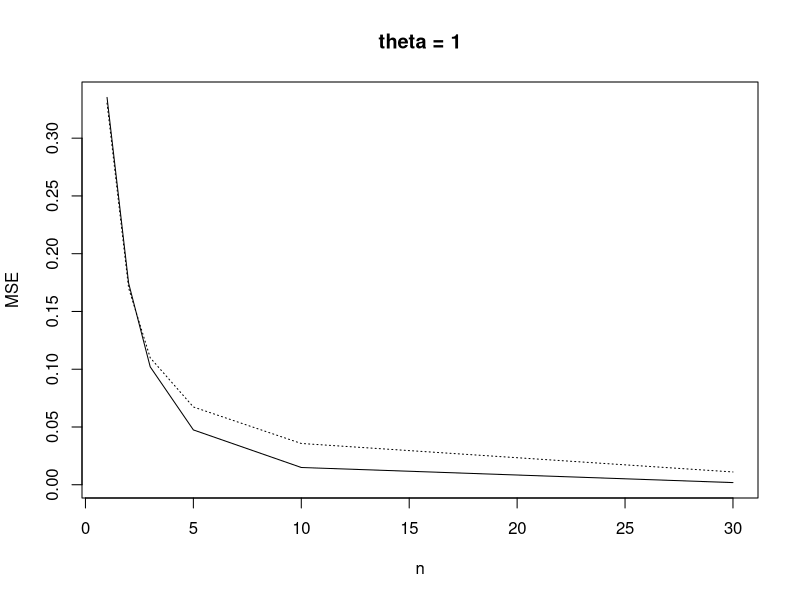
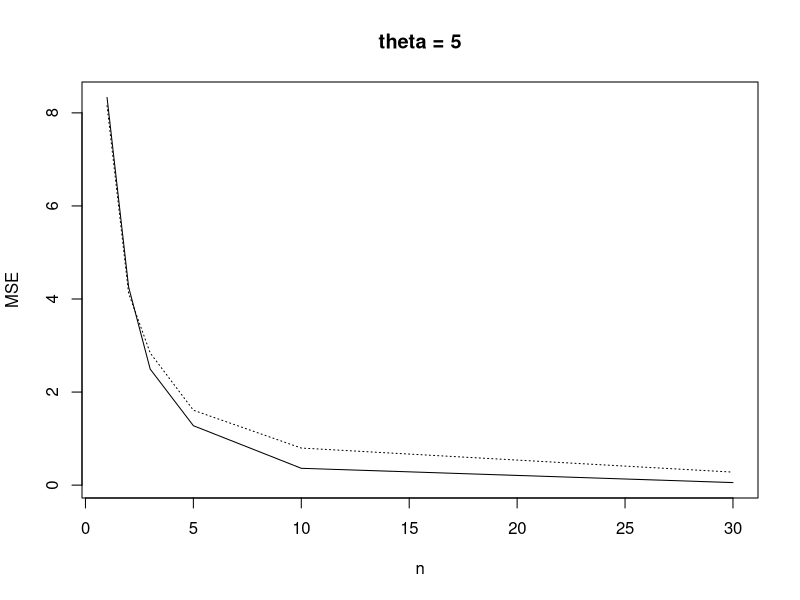
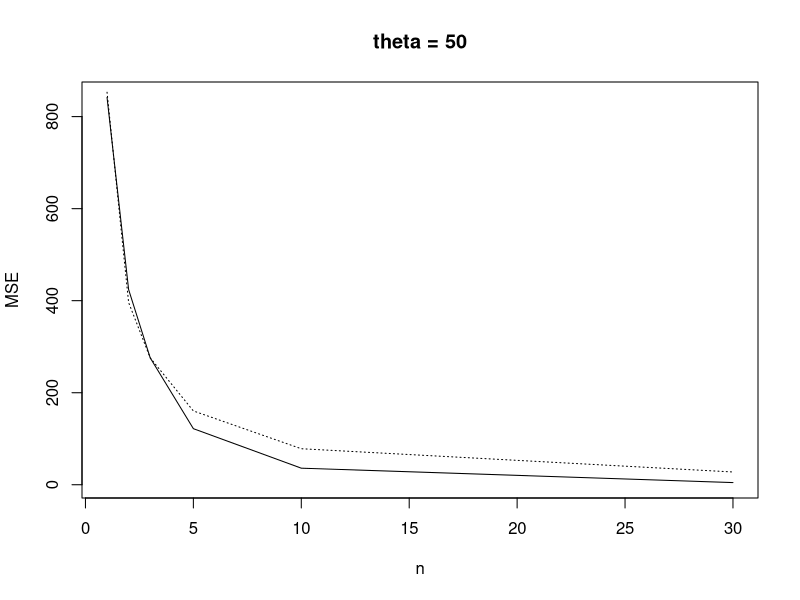
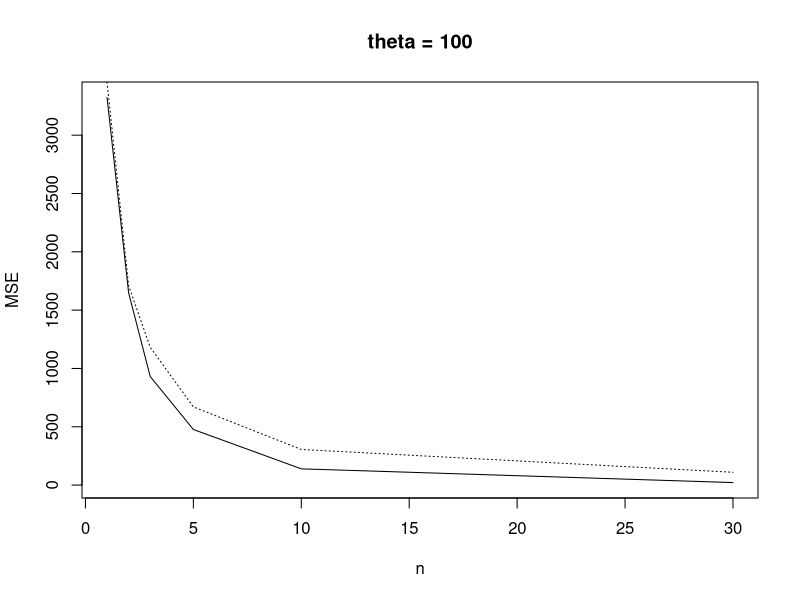

The R source for these figures, in order:
# Question 1

# given values of n 
n = c(1,2,3,5,10,30)

# given values of theta
theta = c(1,5,50,100)

set.seed(123)

# Question 1(b)
# function to obtain Maximum Likelihood Estimator
# and Method of Moments estimator

MC_simulation = function(n, theta){
  
  result = runif(n, min = 0, max = theta)
  
  # obtain thetaOne
  thetaOne = max(result)
  
  # obtain thetaTwo
  thetaTwo = 2 * (mean(result))
  
  return (c(thetaOne,thetaTwo))
}

# replicate the simulation 1000 times
MSE_method = function(n,theta){
  
  thetaEstm = replicate(1000, MC_simulation(n, theta))
  
  # compute MSE value which is for MLE and MOME 
  # for particular n, theta
  return (rowMeans((thetaEstm - theta) ^ 2))
  
}

# get the length of n and theta
nLen = length(n)
thetaLen = length(theta)


#Question 1(c)
# create two matrices of dimensions (n x theta)
# these two matrices will store MSE of MLE and MSE of MOME in
# the respective matrices for every combination of n, theta

MSE_MLE = matrix(nrow = nLen, ncol = thetaLen)
MSE_MOME  = matrix(nrow = nLen, ncol = thetaLen)

for(i in 1:nLen){
  for(j in 1:thetaLen){
    finalResult = MSE_method(n[i], theta[j])
    MSE_MLE[i,j] = finalResult[1]
    MSE_MOME[i,j] = finalResult[2]
  }
}

# display the final matrices of MLE and MOME
MSE_MLE
MSE_MOME

# graph plots for MSE of MLE and MSE of MOME for each value of theta

# for theta = 1
# solid line for MSE of MLE
plot(n, MSE_MLE[,1],main = "theta = 1",ylab = "MSE", type = "l", lty = "solid")

# dotted line for MSE of MOME
lines(n,MSE_MOME[,1], lty = "dotted")


# for theta = 5
# solid line for MSE of MLE
plot(n, MSE_MLE[,2],main = "theta = 5",ylab = "MSE", type = "l", lty = "solid")

# dotted line for MSE of MOME
lines(n,MSE_MOME[,2], lty = "dotted")


# for theta = 50
# solid line for MSE of MLE
plot(n, MSE_MLE[,3],main = "theta = 50",ylab = "MSE", type = "l", lty = "solid")

# dotted line for MSE of MOME
lines(n,MSE_MOME[,3], lty = "dotted")


# for theta = 100
# solid line for MSE of MLE
plot(n, MSE_MLE[,4],main = "theta = 100",ylab = "MSE", type = "l", lty = "solid")

# dotted line for MSE of MOME
lines(n,MSE_MOME[,4], lty = "dotted")

